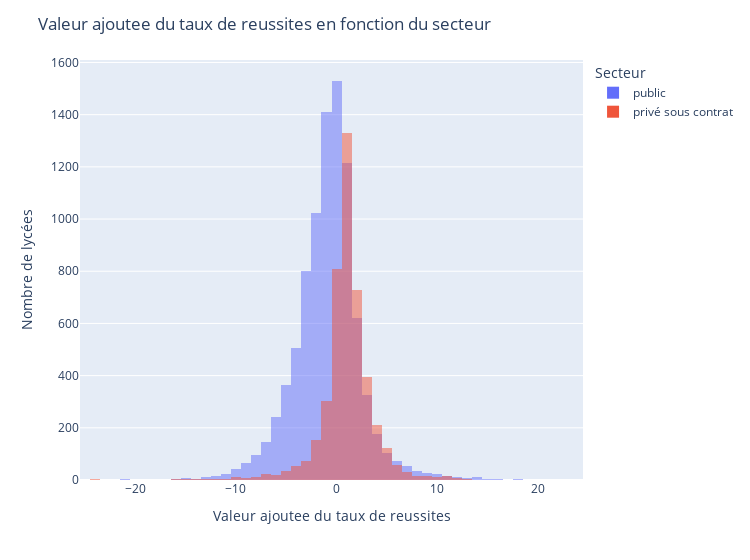

The cell this chart's notebook holds for it:
### Code cell
fig = px.histogram(ips_res_df, x="Valeur ajoutee du taux de reussite", color="Secteur", barmode="overlay", width=750)
fig.update_layout(xaxis_title="Valeur ajoutee du taux de reussites", yaxis_title="Nombre de lycées",
                  legend_title="Secteur", title=f"Valeur ajoutee du taux de reussites en fonction du secteur") 
fig.show()

### Figure 1 — Plotly figure (JSON) as saved in the notebook; plotly's stock layout.template omitted (floating-point values rounded to 4 significant figures; data arrays with more than 128 entries replaced by an {"elided": "..."} marker saying what was removed)
{"data": [{"alignmentgroup": "True", "bingroup": "x", "hovertemplate": "Secteur=public<br>Valeur ajoutee du taux de reussite=%{x}<br>count=%{y}<extra></extra>", "legendgroup": "public", "marker": {"color": "#636efa", "opacity": 0.5, "pattern": {"shape": ""}}, "name": "public", "offsetgroup": "public", "orientation": "v", "showlegend": true, "type": "histogram", "x": {"elided": "14464 int values"}, "xaxis": "x", "yaxis": "y"}, {"alignmentgroup": "True", "bingroup": "x", "hovertemplate": "Secteur=privé sous contrat<br>Valeur ajoutee du taux de reussite=%{x}<br>count=%{y}<extra></extra>", "legendgroup": "privé sous contrat", "marker": {"color": "#EF553B", "opacity": 0.5, "pattern": {"shape": ""}}, "name": "privé sous contrat", "offsetgroup": "privé sous contrat", "orientation": "v", "showlegend": true, "type": "histogram", "x": {"elided": "7313 int values"}, "xaxis": "x", "yaxis": "y"}], "layout": {"barmode": "overlay", "legend": {"title": {"text": "Secteur"}, "tracegroupgap": 0}, "margin": {"t": 60}, "title": {"text": "Valeur ajoutee du taux de reussites en fonction du secteur"}, "width": 750, "xaxis": {"anchor": "y", "domain": [0, 1], "title": {"text": "Valeur ajoutee du taux de reussites"}}, "yaxis": {"anchor": "x", "domain": [0, 1], "title": {"text": "Nombre de lycées"}}}}
